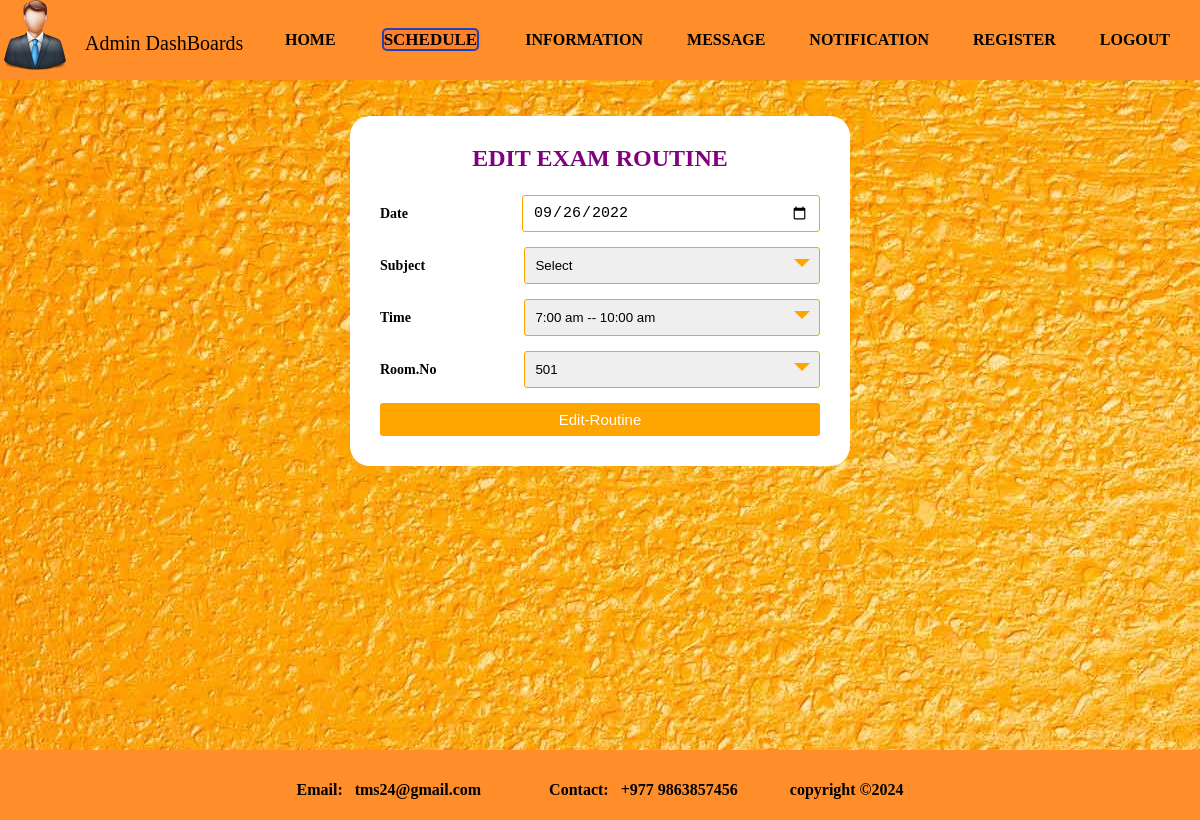
/editexam.php?id=18, run on the app's committed database.
### tables this page shows
CREATE TABLE `exam` (
  `id` int(100) NOT NULL,
  `date` date NOT NULL,
  `subject` varchar(100) NOT NULL,
  `time` varchar(255) NOT NULL,
  `room` varchar(100) NOT NULL,
  `teacher` varchar(255) NOT NULL
);

### editexam.php (the view, shortened to what this page needs)
<?php
include("config.php");
$id = $_GET['id'];
$query= "SELECT * FROM exam where id='$id'";
$data = mysqli_query($conn,$query);
$result = mysqli_fetch_assoc($data);
?>
<!DOCTYPE html>
<html>
<head>
	<link rel="stylesheet" type="text/css" href="style.css">
</head>
<body>
<div class="wrapper">
	<header>
		<div class="icon">
		<a href='http://localhost/tms/adminhome.php'>
        <img src="img/admindash.jpg" height="70px" width="70px"></a></div>
		<div class="tms">
		<a href='http://localhost/tms/adminhome.php'style="text-decoration: none"><p style="color:black; font-size: 20px;">Admin DashBoards</p></a>
	    </div>
		<nav>
                <ul id='MenuItems'>
                    <li><a href='http://localhost/tms/adminhome.php'><b>HOME</a></li>
                    <li><div class="dropdown" >
 				    <button onclick="myFunction()" class="dropbtn"><b style="background-color:#ff7f2a";><a class="active">SCHEDULE</a></b></button>
                    </div></li>
                    <li><a href='http://localhost/tms/recorddisplay.php'><b>INFORMATION</b></a></li>
                    <li><a href='http://localhost/tms/chatdisplay.php'><b>MESSAGE</b></a></li>
                    <li><a href='http://localhost/tms/notifydisplay.php'><b>NOTIFICATION</b></a></li>
                    <li><a href='http://localhost/tms/displayregister.php'><b>REGISTER</b></a></li>
                    <li><a href='http://localhost/tms/logoutbox.php'><b>LOGOUT</b></a></li>
                </ul>
        </nav>
	</header>
	<section>
		<div class="admin-img">
			<br>
<div class="container2">
		<form action="#" method="POST">
		<div class="title">
			Edit Exam Routine
		</div>
	<div class="form2">
		<div class="input_field">
		 <label>Date</label>
		 <input id="demo" type="date" value="<?php echo $result['date'];?>"class="input" name="date" required>
	</div>
	<div class="input_field">
		 <label>Subject</label>
		<div class="custom_box">
			<select name="subject" required>
		 	<option value="">Select</option>
		 	 </select>
	</div></div>
	<div class="input_field">
		 <label>Time</label>
		<div class="custom_box">
			<select name="time" required>
		 	<option value="7:00 am -- 10:00 am"
		 	<?php
		 		if($result['time'] == '7:00 am -- 10:00 am')
		 		{
		 			echo "selected";
		 		}
		 		?>
		 	>7:00 am -- 10:00 am</option>
		 </select>
	</div></div>
		<div class="input_field">
		 <label>Room.No</label>
		<div class="custom_box">
			<select name="room" required>
		 		<option value="501"
		 	<?php
		 		if($result['room'] == '501')
		 		{
		 			echo "selected";
		 		}
		 		?>
		 	>501</option>
		 </select>
	</div></div>
	<div class="input_field">
		<input type="submit" value="Edit-Routine" class="btn" name="exam">
	</div>
</form>
</div>
		</div>
		</section>
		<footer><br>
			<p style="color:black; text-align: center; font-style: new time romans"><br>
				Email: &nbsp tms24@gmail.com &nbsp &nbsp &nbsp &nbsp &nbsp &nbsp &nbsp &nbsp
				Contact: &nbsp +977 9863857456 &nbsp; &nbsp; &nbsp; &nbsp; &nbsp; &nbsp; copyright ©2024
			</p>
		</footer>
	</div>
</body>
</html>

### style.css (style rules this page uses)
html, body, div, span, object, iframe, h1, h2, h3, h4, h5, h6, p, blockquote, pre, abbr, address, cite, code, del, dfn, em, img, ins, kbd, q, samp, small, strong, sub, sup, var, b, i, dl, dt, dd, ol, ul, li, fieldset, form, label, legend, table, caption, tbody, tfoot, thead, tr, th, td, article, aside, canvas, details, figcaption, figure, footer, header, hgroup, menu, nav, section, summary, time, mark, audio, video { margin:0; padding:0; border:0; outline:0; font-size:100%; vertical-align:baseline; background:transparent; }
body { line-height:1; }
article,aside,details,figcaption,figure, footer,header,hgroup,menu,nav,section { display:block; }
nav ul { list-style:none; }
a { margin:0; padding:0; font-size:100%; vertical-align:baseline; background:transparent; }
input, select { vertical-align:middle; }
.wrapper { height: 670px; width: 100%; background-color: #ff7f2a; }
header { height: 80px; width: 100%; background-color: #ff8d2a; }
section { height: 670px; width: 100%; background-color: #EAECEE; }
footer { height: 70px; width: 100%; background-color: #ff8d2a; }
.icon { float: left; }
.tms { float: left; padding: 8px; line-height: 70px; padding-left: 15px; display: ; color: black; text-decoration: none; }
li a { color: black; text-decoration: none; }
nav { float: right; word-spacing: 40px; padding: 0px; margin-right: 30px; }
nav li { display: inline-block; line-height: 80px; }
nav a.active { border: 2px solid #1c45b9; border-radius: 5px; transition: .5s; }
* { margin:0; padding:0; box-sizing: border-box; outline: none; border:none; text-decoration: none; }
* { padding-right: 0; margin: 0; box-sizing: border-box; }
.container2 { max-width: 500px; width: 100%; background-color: white; margin: 20px auto; padding: 30px; box-shadow: 1px 1px 2px rbg(0,0,0,0.125); border-radius: 20px; }
.container2 .title { font-size: 24px; font-weight: 700; margin-bottom: 25px; color: purple; text-transform: uppercase; text-align: center; }
.container2 .form2 { width: 100%; }
.container2 .form2 .input_field { margin-bottom: 15px; display: flex; align-items: center; }
.container2 .form2 .input_field label { width: 200px; margin-right: 10px; font-size: 14px; }
.container2 .form2 .input_field .input, .container2 .form2 .input_field .area { width: 100%; outline: none; border: 1px solid orange; font-size: 15px; padding: 8px 10px; border-radius: 3px; transition: all 0.5s ease; }
.container2 .form2 .input_field .custom_box { position: relative; width: 100%; height: 37px; }
.container2 .form2 .input_field .custom_box select { -webkit-appearance: none; appearance: none; width: 100%; height:100%; padding: 8px 10px; border: 1px solid orange; border-radius: 3px; outline: none; }
.container2 .form2 .input_field .custom_box:before { content: ""; position: absolute; top: 12px; right: 10px; border: 8px solid black; border-color: orange transparent transparent transparent; pointer-events: none; }
.container2 .form2 .input_field .btn { width: 100%; padding: 8px 10px; font-size: 15px; border: 0; background-color: orange; color: white; cursor: pointer; border-radius: 3px; outline: none; }
.container2 .form2 .input_field:last-child { margin-bottom: 0; }
section .admin-img { height: 670px; margin-top: 0px; background-image: url("img/tms11.jpg"); }

### editexam.php (style rules this page uses)
.dropdown { position: relative; display: inline-block; border: 2px solid #ff7f2a6e; border-radius: 5px; transition: .5s; line-height: 20px; }
.dropbtn { font-family: new times romans; color: black; text-decoration: none; font-size: 17px; cursor: pointer; background-color: #ff7f2a6e; }

### data on the page
exam: date "09/26/2022", time "7:00 am -- 10:00 am", room "501"
